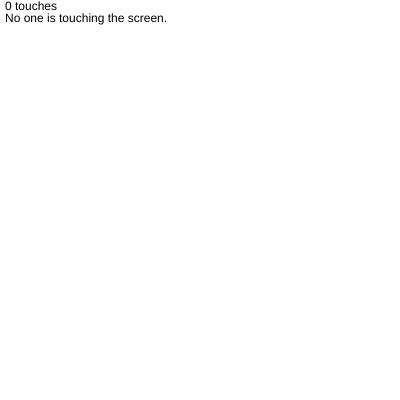
Frame 1 (no input)
Frame 60 (no input): identical to frame 1, image omitted
Frame 120 (the mouse pressed at the canvas centre since frame 60): identical to frame 1, image omitted

The p5.js sketch that drew this single still picture (run headless with seeded random() and noise() and a simulated clock; from frame 60 on, the mouse is pressed at the canvas centre):

// p5.js sketch
// ── sketch.js
let numberOfTouches ;

function setup() {
  createCanvas(400, 400);
}

function draw() {
  clear();
  numberOfTouches = touches.length;
  text(numberOfTouches + ' touches', 5, 10);

  switch(numberOfTouches) {
    case 0:
      text("No one is touching the screen.", 5, 22) ;
      break ;

      case 1:
       text("It's kind of lonely here.", 5, 22) ;
      // put a picture here
      break ;

      case 2:
      text("Two fingers are touching the screen.", 5, 22) ;
            // put a picture here
      break ;

      case 3:
     text("Three are touching the screen.", 5, 22) ;
            // put a picture here
      break ;


  }

}
